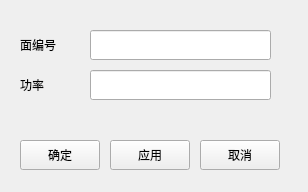
<?xml version="1.0" encoding="UTF-8"?>
<ui version="4.0">
 <class>frmThermalSource</class>
 <widget class="QMainWindow" name="frmThermalSource">
  <property name="geometry">
   <rect>
    <x>0</x>
    <y>0</y>
    <width>308</width>
    <height>192</height>
   </rect>
  </property>
  <property name="windowTitle">
   <string>热-热源</string>
  </property>
  <widget class="QWidget" name="centralwidget">
   <widget class="QPushButton" name="btnOK">
    <property name="geometry">
     <rect>
      <x>110</x>
      <y>140</y>
      <width>80</width>
      <height>30</height>
     </rect>
    </property>
    <property name="text">
     <string>应用</string>
    </property>
   </widget>
   <widget class="QPushButton" name="btnCancel">
    <property name="geometry">
     <rect>
      <x>200</x>
      <y>140</y>
      <width>80</width>
      <height>30</height>
     </rect>
    </property>
    <property name="text">
     <string>取消</string>
    </property>
   </widget>
   <widget class="QPushButton" name="btnOK_2">
    <property name="geometry">
     <rect>
      <x>20</x>
      <y>140</y>
      <width>80</width>
      <height>30</height>
     </rect>
    </property>
    <property name="text">
     <string>确定</string>
    </property>
   </widget>
   <widget class="QLabel" name="label_3">
    <property name="geometry">
     <rect>
      <x>20</x>
      <y>70</y>
      <width>60</width>
      <height>30</height>
     </rect>
    </property>
    <property name="text">
     <string>功率</string>
    </property>
    <property name="alignment">
     <set>Qt::AlignLeading|Qt::AlignLeft|Qt::AlignVCenter</set>
    </property>
   </widget>
   <widget class="QLabel" name="label">
    <property name="geometry">
     <rect>
      <x>20</x>
      <y>30</y>
      <width>60</width>
      <height>30</height>
     </rect>
    </property>
    <property name="text">
     <string>面编号</string>
    </property>
    <property name="alignment">
     <set>Qt::AlignLeading|Qt::AlignLeft|Qt::AlignVCenter</set>
    </property>
   </widget>
   <widget class="QLineEdit" name="txtPower_2">
    <property name="geometry">
     <rect>
      <x>90</x>
      <y>70</y>
      <width>181</width>
      <height>30</height>
     </rect>
    </property>
   </widget>
   <widget class="QLineEdit" name="txtPower">
    <property name="geometry">
     <rect>
      <x>90</x>
      <y>30</y>
      <width>181</width>
      <height>30</height>
     </rect>
    </property>
   </widget>
  </widget>
 </widget>
 <resources/>
 <connections/>
</ui>
